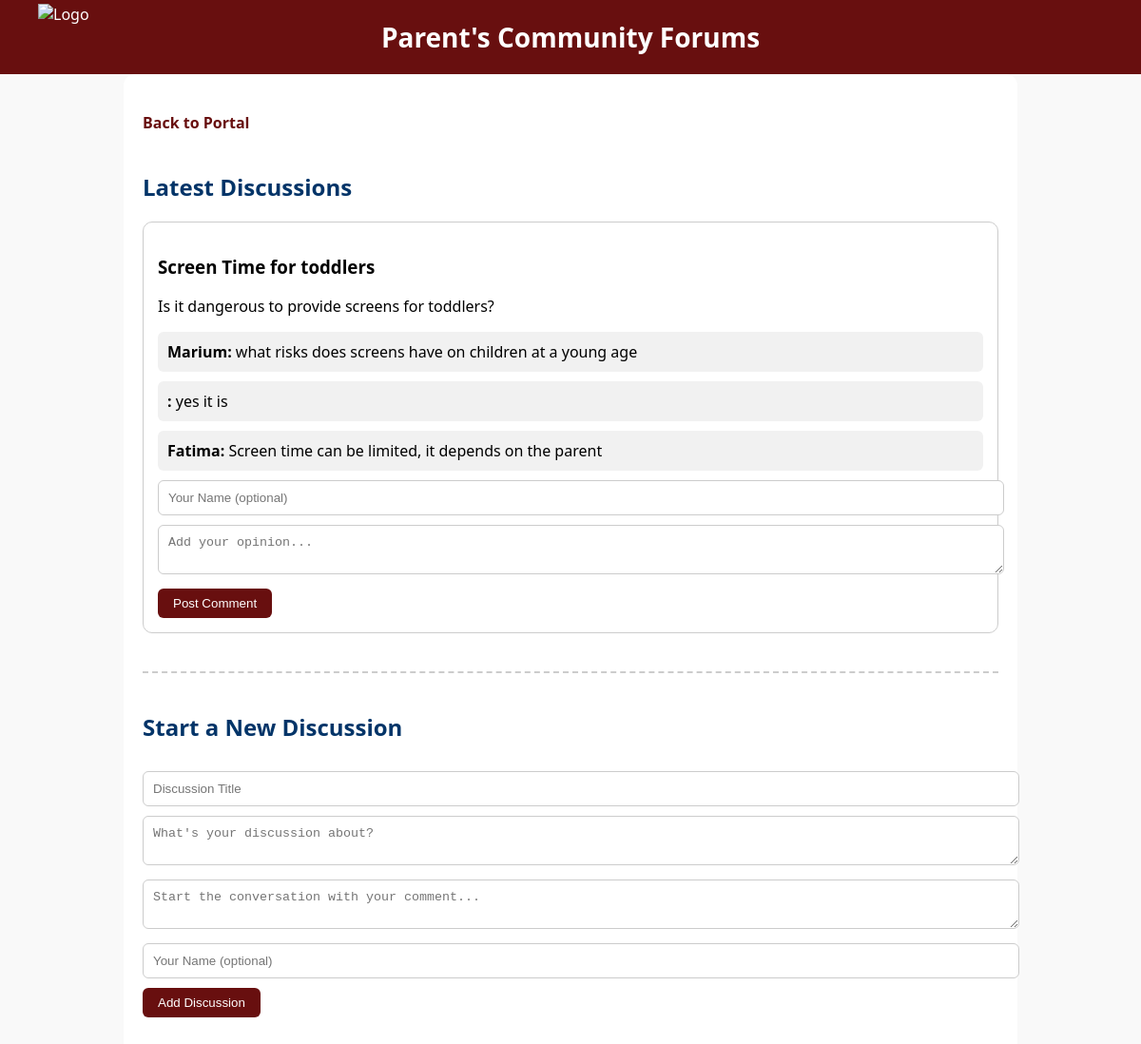
/Project/parents.CommFor.php, run on the app's committed database.
### tables this page shows
CREATE TABLE `forum_threads` (
  `id` int(11) NOT NULL,
  `title` varchar(255) NOT NULL,
  `body` text NOT NULL,
  `created_at` timestamp NOT NULL DEFAULT current_timestamp()
);

CREATE TABLE `forum_comments` (
  `id` int(11) NOT NULL,
  `thread_id` int(11) NOT NULL,
  `commenter_name` varchar(100) DEFAULT NULL,
  `comment_text` text NOT NULL,
  `created_at` timestamp NOT NULL DEFAULT current_timestamp()
);

### Project/parents.CommFor.php (the view, shortened to what this page needs)
<?php
$host = "localhost";
$user = "u655850112_site";
$pass = "Q0jAJnA][";
$db = "u655850112_site";
$conn = new mysqli($host, $user, $pass, $db);
function getComments($conn, $thread_id) {
    $stmt = $conn->prepare("SELECT * FROM forum_comments WHERE thread_id = ? ORDER BY created_at ASC");
    $stmt->bind_param("i", $thread_id);
    $stmt->execute();
    return $stmt->get_result();
}
$threads = $conn->query("SELECT * FROM forum_threads ORDER BY created_at DESC");
?>
<!DOCTYPE html>
<html lang="en">
  <head>
  </head>
  <body>
    <header>
      <div class="header-left">
        <img src="./Images/logo1.png" alt="Logo" />
      </div>
      <h1 class="header-title">Parent's Community Forums</h1>
    </header>
    <main>
    <a href="parentshub.html" class="back-link"
      ><i class="bi bi-arrow-left"></i> Back to Portal</a
    >
      <h2>Latest Discussions</h2>
      <?php while ($row = $threads->fetch_assoc()): ?>
      <div class="forum-thread">
        <h3><?= htmlspecialchars($row['title']) ?></h3>
        <p><?= nl2br(htmlspecialchars($row['body'])) ?></p>
        <?php
          $comments = getComments($conn, $row['id']);
          while ($comment = $comments->fetch_assoc()): ?>
        <div class="comment">
          <strong><?= htmlspecialchars($comment['commenter_name']) ?>:</strong>
          <?= nl2br(htmlspecialchars($comment['comment_text'])) ?>
        </div>
        <?php endwhile; ?>
        <div class="add-comment">
          <form method="POST" action="parents.CommFor.php">
            <input type="text" name="name" placeholder="Your Name (optional)" />
            <textarea
              name="comment_text"
              placeholder="Add your opinion..."
              required
            ></textarea>
            <button type="submit">Post Comment</button>
          </form>
        </div>
      </div>
      <?php endwhile; ?>
      <div class="discussion-divider">
        <h2>Start a New Discussion</h2>
        <form method="POST" action="parents.CommFor.php"class="add-discussion">
          <input
            type="text"
            name="title"
            placeholder="Discussion Title"
            required
          />
          <textarea
            name="body"
            placeholder="What's your discussion about?"
            required
          ></textarea>
          <textarea
            name="comment"
            placeholder="Start the conversation with your comment..."
            required
          ></textarea>
          <input type="text" name="name" placeholder="Your Name (optional)" />
          <button type="submit">Add Discussion</button>
        </form>
      </div>
    </main>
  </body>
</html>

### Project/parents.CommFor.php (style rules this page uses)
body { font-family: "Segoe UI", sans-serif; background-color: #f9f9f9; padding: 0; margin: 0; }
header { background-color: #680f0f; color: white; padding: 20px 40px; display: flex; align-items: center; justify-content: center; position: relative; }
.header-left { position: absolute; left: 40px; display: flex; align-items: center; }
.header-left img { height: 70px; margin-right: 10px; }
.header-title { font-size: 28px; font-weight: bold; color: white; margin: 0; }
main { max-width: 900px; margin: auto; padding: 40px 20px; background: white; border-radius: 12px; }
h2 { color: #023468; }
.forum-thread { border: 1px solid #ccc; margin-bottom: 20px; padding: 15px; border-radius: 10px; }
.back-link { display: inline-block; margin-bottom: 20px; color: #680f0f; text-decoration: none; font-weight: bold; }
.comment { margin-top: 10px; padding: 10px; background-color: #f1f1f1; border-radius: 6px; }
textarea, input[type="text"] { width: 100%; padding: 10px; border-radius: 6px; border: 1px solid #ccc; resize: vertical; margin-top: 10px; }
button { margin-top: 10px; padding: 8px 16px; background-color: #680f0f; color: white; border: none; border-radius: 6px; cursor: pointer; }
.discussion-divider { margin: 40px 0 10px; border-top: 2px dashed #ccc; padding-top: 20px; }

### data on the page
forum_threads: title "Screen Time for toddlers", body "Is it dangerous to provide screens for toddlers?"
forum_comments: commenter_name "Marium", comment_text "what risks does screens have on children at a young age"
forum_comments: comment_text "yes it is"
forum_comments: commenter_name "Fatima", comment_text "Screen time can be limited, it depends on the parent"
